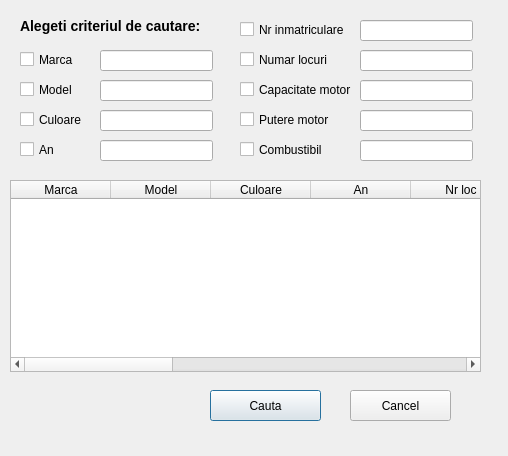
<?xml version="1.0" encoding="UTF-8"?>
<ui version="4.0">
 <class>cautare</class>
 <widget class="QDialog" name="cautare">
  <property name="geometry">
   <rect>
    <x>0</x>
    <y>0</y>
    <width>508</width>
    <height>456</height>
   </rect>
  </property>
  <property name="windowTitle">
   <string>Dialog</string>
  </property>
  <property name="styleSheet">
   <string notr="true">QDialog#cautare{
background-color: qlineargradient(spread:pad, x1:0, y1:0, x2:0.944, y2:0.943, stop:0 rgba(107, 117, 255, 255), stop:1 rgba(87, 255, 255, 255));}
QWidget&gt;QPushButton{
    background-color:  rgb(43, 43, 43);
	width: 150px;
    border-style: outset;
    border-width: 2px;
    border-radius: 8px;
    border-color: beige;
    font: bold 14px;
	color: rgb(85, 255, 255);
}
QWidget&gt;QPushButton:pressed{
    background-color: black;
   
}
QWidget&gt;QPushButton:hover{
    
	border-color: rgb(0, 0, 127);
   
}
QWidget&gt;QLabel{
    
    font: bold 12px;

}
QWidget&gt;QLineEdit{
    
    border-radius:5px;

}
QWidget&gt;QLineEdit:!Enabled{
    
	
	background-color: rgb(221, 221, 221);
    border-style: outset;
    border-width: 2px;
	border-color: rgb(116, 116, 116);

}
QWidget&gt;QLineEdit:Enabled{
    
border-style: outset;
    border-width: 1px;
	
	border-color: rgb(80, 80, 80);

}
</string>
  </property>
  <widget class="QCheckBox" name="marca">
   <property name="geometry">
    <rect>
     <x>20</x>
     <y>50</y>
     <width>72</width>
     <height>19</height>
    </rect>
   </property>
   <property name="text">
    <string>Marca</string>
   </property>
  </widget>
  <widget class="QCheckBox" name="model">
   <property name="geometry">
    <rect>
     <x>20</x>
     <y>80</y>
     <width>72</width>
     <height>19</height>
    </rect>
   </property>
   <property name="text">
    <string>Model</string>
   </property>
  </widget>
  <widget class="QCheckBox" name="culoare">
   <property name="geometry">
    <rect>
     <x>20</x>
     <y>110</y>
     <width>72</width>
     <height>19</height>
    </rect>
   </property>
   <property name="text">
    <string>Culoare</string>
   </property>
  </widget>
  <widget class="QCheckBox" name="anul">
   <property name="geometry">
    <rect>
     <x>20</x>
     <y>140</y>
     <width>72</width>
     <height>19</height>
    </rect>
   </property>
   <property name="text">
    <string>An</string>
   </property>
  </widget>
  <widget class="QCheckBox" name="nr_loc">
   <property name="geometry">
    <rect>
     <x>240</x>
     <y>50</y>
     <width>111</width>
     <height>19</height>
    </rect>
   </property>
   <property name="text">
    <string>Numar locuri</string>
   </property>
  </widget>
  <widget class="QCheckBox" name="capacitate">
   <property name="geometry">
    <rect>
     <x>240</x>
     <y>80</y>
     <width>121</width>
     <height>19</height>
    </rect>
   </property>
   <property name="text">
    <string>Capacitate motor</string>
   </property>
  </widget>
  <widget class="QCheckBox" name="putere">
   <property name="geometry">
    <rect>
     <x>240</x>
     <y>110</y>
     <width>121</width>
     <height>19</height>
    </rect>
   </property>
   <property name="text">
    <string>Putere motor</string>
   </property>
  </widget>
  <widget class="QCheckBox" name="combustibil">
   <property name="geometry">
    <rect>
     <x>240</x>
     <y>140</y>
     <width>121</width>
     <height>19</height>
    </rect>
   </property>
   <property name="text">
    <string>Combustibil</string>
   </property>
  </widget>
  <widget class="QLineEdit" name="l_marca">
   <property name="geometry">
    <rect>
     <x>100</x>
     <y>50</y>
     <width>113</width>
     <height>21</height>
    </rect>
   </property>
  </widget>
  <widget class="QLineEdit" name="l_model">
   <property name="geometry">
    <rect>
     <x>100</x>
     <y>80</y>
     <width>113</width>
     <height>21</height>
    </rect>
   </property>
  </widget>
  <widget class="QLineEdit" name="l_culoare">
   <property name="geometry">
    <rect>
     <x>100</x>
     <y>110</y>
     <width>113</width>
     <height>21</height>
    </rect>
   </property>
  </widget>
  <widget class="QLineEdit" name="l_an">
   <property name="geometry">
    <rect>
     <x>100</x>
     <y>140</y>
     <width>113</width>
     <height>21</height>
    </rect>
   </property>
  </widget>
  <widget class="QLineEdit" name="l_locuri">
   <property name="geometry">
    <rect>
     <x>360</x>
     <y>50</y>
     <width>113</width>
     <height>21</height>
    </rect>
   </property>
  </widget>
  <widget class="QLineEdit" name="l_capacitate">
   <property name="geometry">
    <rect>
     <x>360</x>
     <y>80</y>
     <width>113</width>
     <height>21</height>
    </rect>
   </property>
  </widget>
  <widget class="QLineEdit" name="l_putere">
   <property name="geometry">
    <rect>
     <x>360</x>
     <y>110</y>
     <width>113</width>
     <height>21</height>
    </rect>
   </property>
  </widget>
  <widget class="QLineEdit" name="l_combustibil">
   <property name="geometry">
    <rect>
     <x>360</x>
     <y>140</y>
     <width>113</width>
     <height>21</height>
    </rect>
   </property>
  </widget>
  <widget class="QLabel" name="label">
   <property name="geometry">
    <rect>
     <x>20</x>
     <y>10</y>
     <width>211</width>
     <height>31</height>
    </rect>
   </property>
   <property name="styleSheet">
    <string notr="true">    font: bold 14px;
</string>
   </property>
   <property name="text">
    <string>Alegeti criteriul de cautare:</string>
   </property>
  </widget>
  <widget class="QPushButton" name="pushButton">
   <property name="geometry">
    <rect>
     <x>210</x>
     <y>390</y>
     <width>111</width>
     <height>31</height>
    </rect>
   </property>
   <property name="text">
    <string>Cauta</string>
   </property>
  </widget>
  <widget class="QPushButton" name="pushButton_2">
   <property name="geometry">
    <rect>
     <x>350</x>
     <y>390</y>
     <width>101</width>
     <height>31</height>
    </rect>
   </property>
   <property name="text">
    <string>Cancel</string>
   </property>
  </widget>
  <widget class="QCheckBox" name="nr_inm">
   <property name="geometry">
    <rect>
     <x>240</x>
     <y>20</y>
     <width>131</width>
     <height>19</height>
    </rect>
   </property>
   <property name="text">
    <string>Nr inmatriculare</string>
   </property>
  </widget>
  <widget class="QLineEdit" name="lineEdit">
   <property name="geometry">
    <rect>
     <x>360</x>
     <y>20</y>
     <width>113</width>
     <height>21</height>
    </rect>
   </property>
  </widget>
  <widget class="QTableWidget" name="tableWidget">
   <property name="geometry">
    <rect>
     <x>10</x>
     <y>180</y>
     <width>471</width>
     <height>192</height>
    </rect>
   </property>
   <column>
    <property name="text">
     <string>Marca</string>
    </property>
   </column>
   <column>
    <property name="text">
     <string>Model</string>
    </property>
   </column>
   <column>
    <property name="text">
     <string>Culoare</string>
    </property>
   </column>
   <column>
    <property name="text">
     <string>An</string>
    </property>
   </column>
   <column>
    <property name="text">
     <string>Nr loc</string>
    </property>
   </column>
   <column>
    <property name="text">
     <string>Capacitate</string>
    </property>
   </column>
   <column>
    <property name="text">
     <string>Nr inm</string>
    </property>
   </column>
   <column>
    <property name="text">
     <string>Putere</string>
    </property>
   </column>
   <column>
    <property name="text">
     <string>Combustibil</string>
    </property>
   </column>
   <column>
    <property name="text">
     <string>Nr KM</string>
    </property>
   </column>
   <column>
    <property name="text">
     <string>Data expirare RCA</string>
    </property>
   </column>
   <column>
    <property name="text">
     <string>Data expirare ITP</string>
    </property>
   </column>
  </widget>
  <widget class="QLabel" name="label_2">
   <property name="geometry">
    <rect>
     <x>140</x>
     <y>255</y>
     <width>211</width>
     <height>31</height>
    </rect>
   </property>
   <property name="styleSheet">
    <string notr="true">font: bold 14px;
color: rgb(85, 255, 255);</string>
   </property>
   <property name="text">
    <string/>
   </property>
  </widget>
 </widget>
 <resources/>
 <connections/>
</ui>
